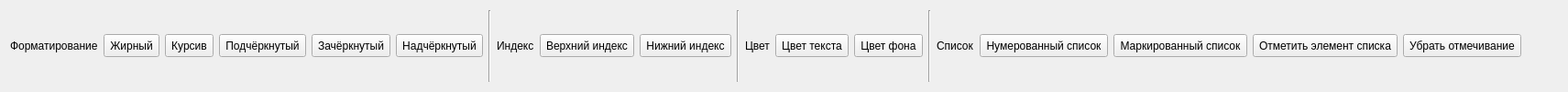
      <widget class="QWidget" name="tabformat">
       <attribute name="title">
        <string>Формат</string>
       </attribute>
       <layout class="QHBoxLayout" name="horizontalLayout_8">
        <item>
         <widget class="QLabel" name="labform1">
          <property name="text">
           <string>&lt;html&gt;&lt;head/&gt;&lt;body&gt;&lt;p&gt;Форматирование&lt;/p&gt;&lt;/body&gt;&lt;/html&gt;</string>
          </property>
         </widget>
        </item>
        <item>
         <widget class="QToolButton" name="boldf">
          <property name="minimumSize">
           <size>
            <width>25</width>
            <height>25</height>
           </size>
          </property>
          <property name="toolTip">
           <string>&lt;html&gt;&lt;head/&gt;&lt;body&gt;&lt;p&gt;Жирный формат текста&lt;/p&gt;&lt;/body&gt;&lt;/html&gt;</string>
          </property>
          <property name="text">
           <string>Жирный</string>
          </property>
          <property name="icon">
           <iconset resource="icons.qrc">
            <normaloff>:/font/icons/font/mark/FontBold.png</normaloff>:/font/icons/font/mark/FontBold.png</iconset>
          </property>
         </widget>
        </item>
        <item>
         <widget class="QToolButton" name="italicf">
          <property name="minimumSize">
           <size>
            <width>25</width>
            <height>25</height>
           </size>
          </property>
          <property name="toolTip">
           <string>&lt;html&gt;&lt;head/&gt;&lt;body&gt;&lt;p&gt;Курсивный формат текста&lt;/p&gt;&lt;/body&gt;&lt;/html&gt;</string>
          </property>
          <property name="text">
           <string>Курсив</string>
          </property>
          <property name="icon">
           <iconset resource="icons.qrc">
            <normaloff>:/font/icons/font/mark/FontItalic.png</normaloff>:/font/icons/font/mark/FontItalic.png</iconset>
          </property>
         </widget>
        </item>
        <item>
         <widget class="QToolButton" name="underlinef">
          <property name="minimumSize">
           <size>
            <width>25</width>
            <height>25</height>
           </size>
          </property>
          <property name="toolTip">
           <string>&lt;html&gt;&lt;head/&gt;&lt;body&gt;&lt;p&gt;Подчёркнутый формат текста&lt;/p&gt;&lt;/body&gt;&lt;/html&gt;</string>
          </property>
          <property name="text">
           <string>Подчёркнутый</string>
          </property>
          <property name="icon">
           <iconset resource="icons.qrc">
            <normaloff>:/font/icons/font/mark/FontUnderline.png</normaloff>:/font/icons/font/mark/FontUnderline.png</iconset>
          </property>
         </widget>
        </item>
        <item>
         <widget class="QToolButton" name="strikeoutf">
          <property name="minimumSize">
           <size>
            <width>25</width>
            <height>25</height>
           </size>
          </property>
          <property name="toolTip">
           <string>&lt;html&gt;&lt;head/&gt;&lt;body&gt;&lt;p&gt;Зачёркнутый формат текста&lt;/p&gt;&lt;/body&gt;&lt;/html&gt;</string>
          </property>
          <property name="text">
           <string>Зачёркнутый</string>
          </property>
          <property name="icon">
           <iconset resource="icons.qrc">
            <normaloff>:/font/icons/font/mark/FontStrikeout.png</normaloff>:/font/icons/font/mark/FontStrikeout.png</iconset>
          </property>
         </widget>
        </item>
        <item>
         <widget class="QToolButton" name="overlinef">
          <property name="minimumSize">
           <size>
            <width>25</width>
            <height>25</height>
           </size>
          </property>
          <property name="toolTip">
           <string>&lt;html&gt;&lt;head/&gt;&lt;body&gt;&lt;p&gt;Надчёркнутый формат текста&lt;/p&gt;&lt;/body&gt;&lt;/html&gt;</string>
          </property>
          <property name="text">
           <string>Надчёркнутый</string>
          </property>
          <property name="icon">
           <iconset resource="icons.qrc">
            <normaloff>:/font/icons/font/mark/FontOverline.png</normaloff>:/font/icons/font/mark/FontOverline.png</iconset>
          </property>
         </widget>
        </item>
        <item>
         <widget class="Line" name="lineform1">
          <property name="orientation">
           <enum>Qt::Vertical</enum>
          </property>
         </widget>
        </item>
        <item>
         <widget class="QLabel" name="labform2">
          <property name="text">
           <string>&lt;html&gt;&lt;head/&gt;&lt;body&gt;&lt;p&gt;Индекс&lt;/p&gt;&lt;/body&gt;&lt;/html&gt;</string>
          </property>
         </widget>
        </item>
        <item>
         <widget class="QToolButton" name="highindexf">
          <property name="minimumSize">
           <size>
            <width>25</width>
            <height>25</height>
           </size>
          </property>
          <property name="toolTip">
           <string>&lt;html&gt;&lt;head/&gt;&lt;body&gt;&lt;p&gt;Верхний индекс&lt;/p&gt;&lt;/body&gt;&lt;/html&gt;</string>
          </property>
          <property name="text">
           <string>Верхний индекс</string>
          </property>
          <property name="icon">
           <iconset resource="icons.qrc">
            <normaloff>:/font/icons/font/indexation/highindex.png</normaloff>:/font/icons/font/indexation/highindex.png</iconset>
          </property>
         </widget>
        </item>
        <item>
         <widget class="QToolButton" name="lowindexf">
          <property name="minimumSize">
           <size>
            <width>25</width>
            <height>25</height>
           </size>
          </property>
          <property name="toolTip">
           <string>&lt;html&gt;&lt;head/&gt;&lt;body&gt;&lt;p&gt;Нижний индекс&lt;/p&gt;&lt;/body&gt;&lt;/html&gt;</string>
          </property>
          <property name="text">
           <string>Нижний индекс</string>
          </property>
          <property name="icon">
           <iconset resource="icons.qrc">
            <normaloff>:/font/icons/font/indexation/lowindex.png</normaloff>:/font/icons/font/indexation/lowindex.png</iconset>
          </property>
         </widget>
        </item>
        <item>
         <widget class="Line" name="lineform2">
          <property name="orientation">
           <enum>Qt::Vertical</enum>
          </property>
         </widget>
        </item>
        <item>
         <widget class="QLabel" name="labform3">
          <property name="text">
           <string>&lt;html&gt;&lt;head/&gt;&lt;body&gt;&lt;p&gt;Цвет&lt;/p&gt;&lt;/body&gt;&lt;/html&gt;</string>
          </property>
         </widget>
        </item>
        <item>
         <widget class="QToolButton" name="colorfont">
          <property name="sizePolicy">
           <sizepolicy hsizetype="Fixed" vsizetype="Fixed">
            <horstretch>0</horstretch>
            <verstretch>0</verstretch>
           </sizepolicy>
          </property>
          <property name="minimumSize">
           <size>
            <width>25</width>
            <height>25</height>
           </size>
          </property>
          <property name="toolTip">
           <string>&lt;html&gt;&lt;head/&gt;&lt;body&gt;&lt;p&gt;Цвет текста&lt;/p&gt;&lt;/body&gt;&lt;/html&gt;</string>
          </property>
          <property name="text">
           <string>Цвет текста</string>
          </property>
          <property name="icon">
           <iconset resource="icons.qrc">
            <normaloff>:/font/icons/font/color/colorfont.png</normaloff>:/font/icons/font/color/colorfont.png</iconset>
          </property>
         </widget>
        </item>
        <item>
         <widget class="QToolButton" name="colorbackground">
          <property name="sizePolicy">
           <sizepolicy hsizetype="Fixed" vsizetype="Fixed">
            <horstretch>0</horstretch>
            <verstretch>0</verstretch>
           </sizepolicy>
          </property>
          <property name="minimumSize">
           <size>
            <width>25</width>
            <height>25</height>
           </size>
          </property>
          <property name="toolTip">
           <string>&lt;html&gt;&lt;head/&gt;&lt;body&gt;&lt;p&gt;Цвет фона&lt;/p&gt;&lt;/body&gt;&lt;/html&gt;</string>
          </property>
          <property name="text">
           <string>Цвет фона</string>
          </property>
          <property name="icon">
           <iconset resource="icons.qrc">
            <normaloff>:/font/icons/font/color/colorbackground.png</normaloff>:/font/icons/font/color/colorbackground.png</iconset>
          </property>
         </widget>
        </item>
        <item>
         <widget class="Line" name="lineform3">
          <property name="orientation">
           <enum>Qt::Vertical</enum>
          </property>
         </widget>
        </item>
        <item>
         <widget class="QLabel" name="labform4">
          <property name="text">
           <string>&lt;html&gt;&lt;head/&gt;&lt;body&gt;&lt;p&gt;Список&lt;/p&gt;&lt;/body&gt;&lt;/html&gt;</string>
          </property>
         </widget>
        </item>
        <item>
         <widget class="QToolButton" name="numberedlistf">
          <property name="minimumSize">
           <size>
            <width>25</width>
            <height>25</height>
           </size>
          </property>
          <property name="toolTip">
           <string>&lt;html&gt;&lt;head/&gt;&lt;body&gt;&lt;p&gt;Нумерованный список&lt;/p&gt;&lt;p&gt;Удаляется список вручную&lt;/p&gt;&lt;/body&gt;&lt;/html&gt;</string>
          </property>
          <property name="text">
           <string>Нумерованный список</string>
          </property>
          <property name="icon">
           <iconset resource="icons.qrc">
            <normaloff>:/font/icons/font/list/numberedlist.png</normaloff>:/font/icons/font/list/numberedlist.png</iconset>
          </property>
         </widget>
        </item>
        <item>
         <widget class="QToolButton" name="bulletedlistf">
          <property name="minimumSize">
           <size>
            <width>25</width>
            <height>25</height>
           </size>
          </property>
          <property name="toolTip">
           <string>&lt;html&gt;&lt;head/&gt;&lt;body&gt;&lt;p&gt;Маркированный список&lt;/p&gt;&lt;p&gt;Удаляется список вручную&lt;/p&gt;&lt;/body&gt;&lt;/html&gt;</string>
          </property>
          <property name="text">
           <string>Маркированный список</string>
          </property>
          <property name="icon">
           <iconset resource="icons.qrc">
            <normaloff>:/font/icons/font/list/bulletedlist.png</normaloff>:/font/icons/font/list/bulletedlist.png</iconset>
          </property>
         </widget>
        </item>
        <item>
         <widget class="QToolButton" name="checkedCheck">
          <property name="minimumSize">
           <size>
            <width>25</width>
            <height>25</height>
           </size>
          </property>
          <property name="toolTip">
           <string>&lt;html&gt;&lt;head/&gt;&lt;body&gt;&lt;p&gt;Отметить элемент списка&lt;/p&gt;&lt;p&gt;Отмечивание действует только на маркированный список&lt;/p&gt;&lt;/body&gt;&lt;/html&gt;</string>
          </property>
          <property name="text">
           <string>Отметить элемент списка</string>
          </property>
          <property name="icon">
           <iconset resource="icons.qrc">
            <normaloff>:/font/icons/font/list/checkedCheckbox.png</normaloff>:/font/icons/font/list/checkedCheckbox.png</iconset>
          </property>
         </widget>
        </item>
        <item>
         <widget class="QToolButton" name="emptyCheck">
          <property name="minimumSize">
           <size>
            <width>25</width>
            <height>25</height>
           </size>
          </property>
          <property name="toolTip">
           <string>&lt;html&gt;&lt;head/&gt;&lt;body&gt;&lt;p&gt;Убрать отмечивание&lt;/p&gt;&lt;p&gt;Отмечивание действует только на маркированный список&lt;/p&gt;&lt;/body&gt;&lt;/html&gt;</string>
          </property>
          <property name="text">
           <string>Убрать отмечивание</string>
          </property>
          <property name="icon">
           <iconset resource="icons.qrc">
            <normaloff>:/font/icons/font/list/emptyCheckbox.png</normaloff>:/font/icons/font/list/emptyCheckbox.png</iconset>
          </property>
         </widget>
        </item>
        <item>
         <spacer name="spacerform">
          <property name="orientation">
           <enum>Qt::Horizontal</enum>
          </property>
          <property name="sizeHint" stdset="0">
           <size>
            <width>40</width>
            <height>20</height>
           </size>
          </property>
         </spacer>
        </item>
       </layout>
      </widget>
